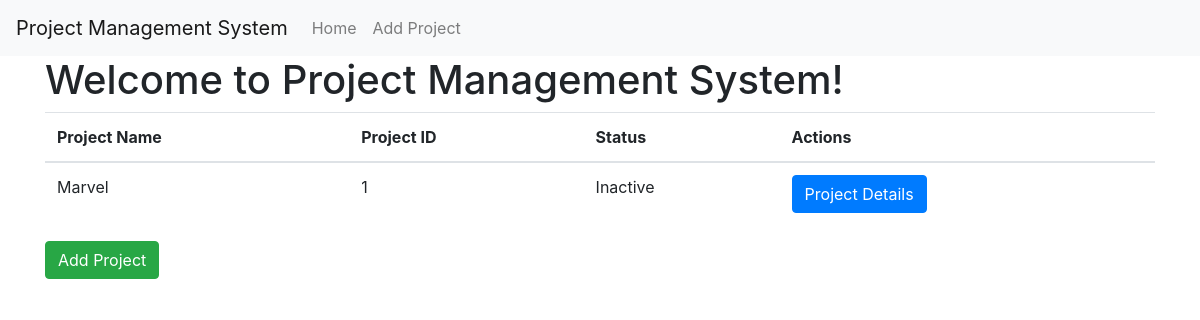
The page /project/home/ on the database as committed earlier.
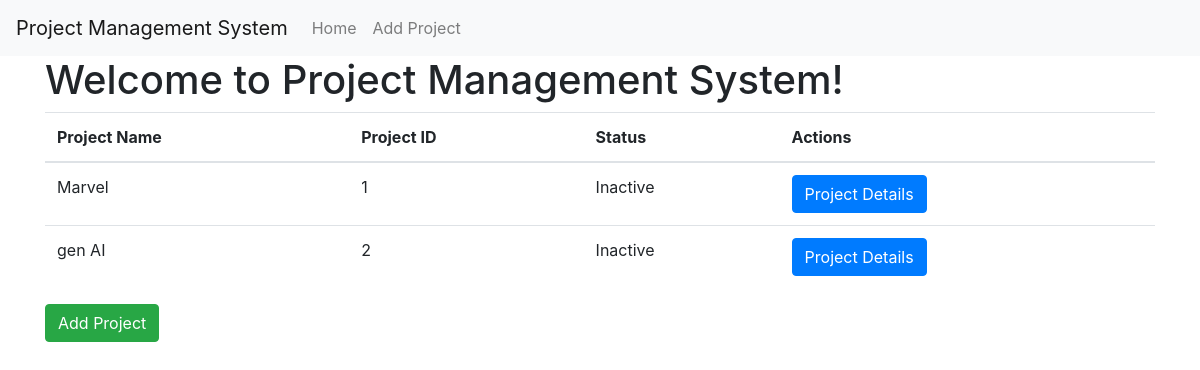
The same page on the database as committed later.
### projects/models.py (models this page shows, shortened)
class project(models.Model):
    name= models.CharField(max_length=200)
    project_id = models.CharField(max_length=200)
    project_status = models.BooleanField(default=False)

### projects/views.py (the view)
# urls.py: path("home/", project_home, name='home'),
def project_home(request):
    projects = project.objects.all()  # Retrieve all projects from the database
    return render(request, "projects/home.html", {'projects': projects})

### templates/projects/home.html (shortened to what this page needs)
{% extends 'index.html' %}
{% block content %}
    <h1>Welcome to Project Management System!</h1>
    <table class="table">
        <thead>
            <tr>
                <th>Project Name</th>
                <th>Project ID</th>
                <th>Status</th>
                <th>Actions</th>
            </tr>
        </thead>
        <tbody>
            {% for proj in projects %}
            <tr>
                <td>{{ proj.name }}</td>
                <td>{{ proj.project_id }}</td>
                <td>{% if proj.project_status %} Active {% else %} Inactive {% endif %}</td>
                <td>
<a href="{% url 'project_detail' proj.id %}" class="btn btn-primary">Project Details</a>
                </td>
            </tr>
            {% endfor %}
        </tbody>
    </table>
    <a href="{% url 'add_project' %}" class="btn btn-success">Add Project</a>
{% endblock %}

Rows that differ between the two databases and show on the page:
added project: name "gen AI", project_id "2", project_status "Inactive"
